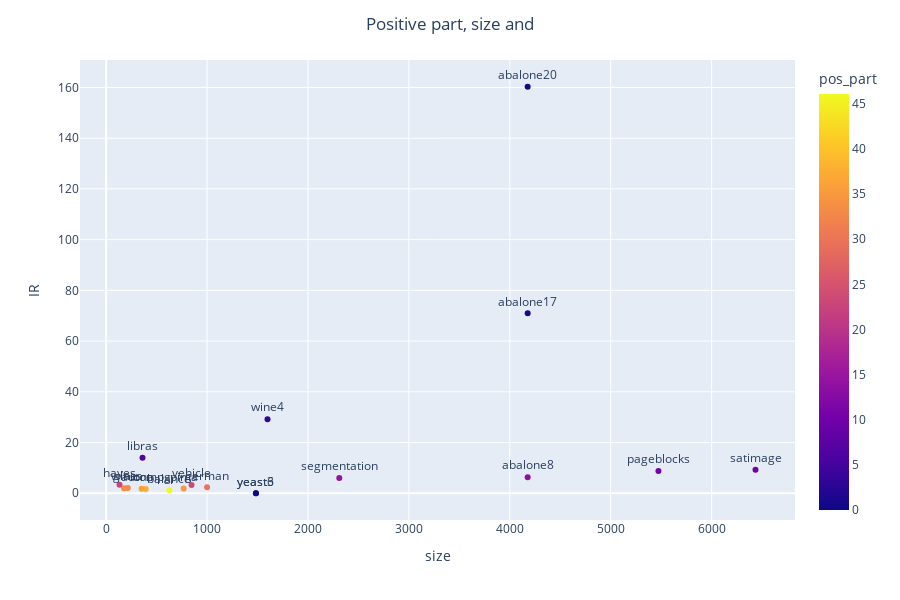

Write notebook code for a chart like this one.
### Markdown cell above
### ANALYSIS OF Imbalance rate by dataset

### Code cell
import plotly.express as px



fig = px.scatter(DS, x="size", y="IR", text="dataset", log_x=False, size_max=100, color="pos_part")
fig.update_traces(textposition='top center')
fig.update_layout(title_text='Positive part, size and ', title_x=0.5)
fig.show()

### Figure 1 — Plotly figure (JSON) as saved in the notebook; plotly's stock layout.template omitted (floating-point values rounded to 4 significant figures)
{"data": [{"hoverlabel": {"namelength": 0}, "hovertemplate": "size=%{x}<br>IR=%{y}<br>dataset=%{text}<br>pos_part=%{marker.color}", "legendgroup": "", "marker": {"color": [9.73, 10.23, 0.62, 1.39, 13.6, 14.29, 3.31, 0, 0, 30, 23.52, 34.9, 46.08, 37.5, 6.67, 35.9, 32.71, 33.15, 22.73], "coloraxis": "coloraxis", "symbol": "circle"}, "mode": "markers+text", "name": "", "showlegend": false, "text": ["satimage", "pageblocks", "abalone20", "abalone17", "abalone8", "segmentation", "wine4", "yeast6", "yeast3", "german", "vehicle", "pima", "balance", "autompg", "libras", "iono", "glass", "wine", "hayes"], "textposition": "top center", "type": "scatter", "x": [6435, 5473, 4177, 4177, 4177, 2310, 1599, 1484, 1484, 1000, 846, 768, 625, 392, 360, 351, 214, 178, 132], "xaxis": "x", "y": [9.28, 8.77, 160.3, 70.94, 6.35, 6, 29.21, 0, 0, 2.33, 3.25, 1.87, 1.17, 1.67, 13.99, 1.79, 2.06, 2.02, 3.4], "yaxis": "y"}], "layout": {"coloraxis": {"colorbar": {"title": {"text": "pos_part"}}, "colorscale": [[0, "#0d0887"], [0.1111, "#46039f"], [0.2222, "#7201a8"], [0.3333, "#9c179e"], [0.4444, "#bd3786"], [0.5556, "#d8576b"], [0.6667, "#ed7953"], [0.7778, "#fb9f3a"], [0.8889, "#fdca26"], [1, "#f0f921"]]}, "height": 600, "legend": {"tracegroupgap": 0}, "margin": {"t": 60}, "title": {"text": "Positive part, size and ", "x": 0.5}, "xaxis": {"anchor": "y", "domain": [0, 1], "title": {"text": "size"}}, "yaxis": {"anchor": "x", "domain": [0, 1], "title": {"text": "IR"}}}}
